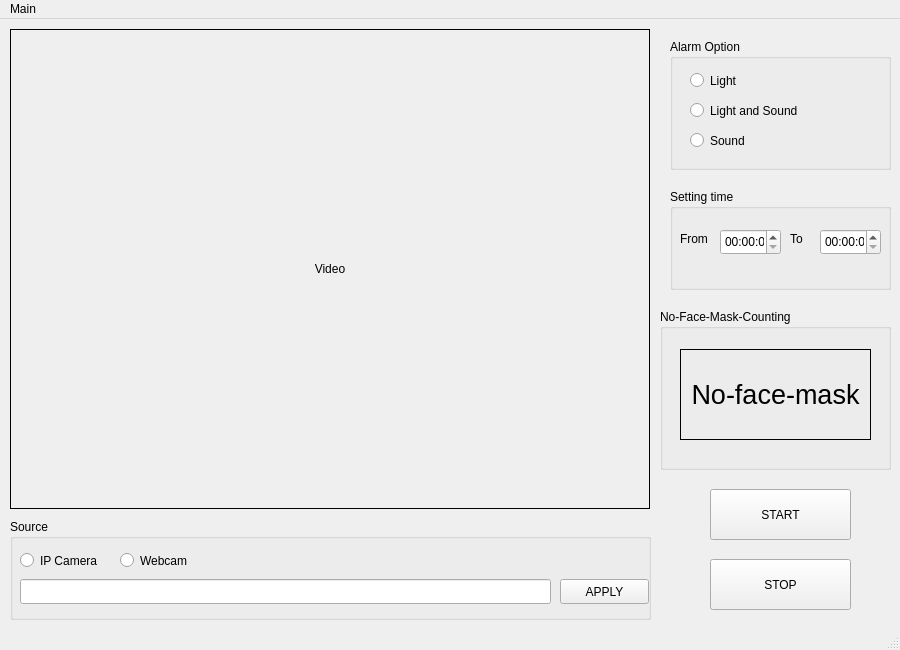
<?xml version="1.0" encoding="UTF-8"?>
<ui version="4.0">
 <class>MainWindow</class>
 <widget class="QMainWindow" name="MainWindow">
  <property name="geometry">
   <rect>
    <x>0</x>
    <y>0</y>
    <width>900</width>
    <height>650</height>
   </rect>
  </property>
  <property name="windowTitle">
   <string>MainWindow</string>
  </property>
  <widget class="QWidget" name="centralwidget">
   <widget class="QPushButton" name="startbutton">
    <property name="geometry">
     <rect>
      <x>710</x>
      <y>470</y>
      <width>141</width>
      <height>51</height>
     </rect>
    </property>
    <property name="text">
     <string>START</string>
    </property>
   </widget>
   <widget class="QPushButton" name="stopbutton">
    <property name="geometry">
     <rect>
      <x>710</x>
      <y>540</y>
      <width>141</width>
      <height>51</height>
     </rect>
    </property>
    <property name="text">
     <string>STOP</string>
    </property>
   </widget>
   <widget class="QLabel" name="label">
    <property name="geometry">
     <rect>
      <x>10</x>
      <y>10</y>
      <width>640</width>
      <height>480</height>
     </rect>
    </property>
    <property name="layoutDirection">
     <enum>Qt::LeftToRight</enum>
    </property>
    <property name="frameShape">
     <enum>QFrame::Box</enum>
    </property>
    <property name="text">
     <string>Video</string>
    </property>
    <property name="alignment">
     <set>Qt::AlignCenter</set>
    </property>
   </widget>
   <widget class="QGroupBox" name="groupBox">
    <property name="geometry">
     <rect>
      <x>670</x>
      <y>20</y>
      <width>221</width>
      <height>131</height>
     </rect>
    </property>
    <property name="title">
     <string>Alarm Option</string>
    </property>
    <widget class="QRadioButton" name="radioButton">
     <property name="geometry">
      <rect>
       <x>20</x>
       <y>30</y>
       <width>112</width>
       <height>23</height>
      </rect>
     </property>
     <property name="text">
      <string>Light</string>
     </property>
    </widget>
    <widget class="QRadioButton" name="radioButton_2">
     <property name="geometry">
      <rect>
       <x>20</x>
       <y>90</y>
       <width>112</width>
       <height>23</height>
      </rect>
     </property>
     <property name="text">
      <string>Sound</string>
     </property>
    </widget>
    <widget class="QRadioButton" name="radioButton_3">
     <property name="geometry">
      <rect>
       <x>20</x>
       <y>60</y>
       <width>151</width>
       <height>23</height>
      </rect>
     </property>
     <property name="text">
      <string>Light and Sound</string>
     </property>
    </widget>
   </widget>
   <widget class="QGroupBox" name="groupBox_2">
    <property name="geometry">
     <rect>
      <x>10</x>
      <y>500</y>
      <width>641</width>
      <height>101</height>
     </rect>
    </property>
    <property name="title">
     <string>Source</string>
    </property>
    <widget class="QRadioButton" name="radioButton_4">
     <property name="geometry">
      <rect>
       <x>10</x>
       <y>30</y>
       <width>112</width>
       <height>23</height>
      </rect>
     </property>
     <property name="text">
      <string>IP Camera</string>
     </property>
    </widget>
    <widget class="QRadioButton" name="radioButton_5">
     <property name="geometry">
      <rect>
       <x>110</x>
       <y>30</y>
       <width>112</width>
       <height>23</height>
      </rect>
     </property>
     <property name="text">
      <string>Webcam</string>
     </property>
    </widget>
    <widget class="QLineEdit" name="input1">
     <property name="geometry">
      <rect>
       <x>10</x>
       <y>60</y>
       <width>531</width>
       <height>25</height>
      </rect>
     </property>
    </widget>
    <widget class="QPushButton" name="startbutton_2">
     <property name="geometry">
      <rect>
       <x>550</x>
       <y>60</y>
       <width>89</width>
       <height>25</height>
      </rect>
     </property>
     <property name="text">
      <string>APPLY</string>
     </property>
    </widget>
   </widget>
   <widget class="QGroupBox" name="groupBox_3">
    <property name="geometry">
     <rect>
      <x>670</x>
      <y>170</y>
      <width>221</width>
      <height>101</height>
     </rect>
    </property>
    <property name="title">
     <string>Setting time</string>
    </property>
    <widget class="QTimeEdit" name="timeEdit_2">
     <property name="geometry">
      <rect>
       <x>150</x>
       <y>40</y>
       <width>61</width>
       <height>26</height>
      </rect>
     </property>
    </widget>
    <widget class="QTimeEdit" name="timeEdit">
     <property name="geometry">
      <rect>
       <x>50</x>
       <y>40</y>
       <width>61</width>
       <height>26</height>
      </rect>
     </property>
    </widget>
    <widget class="QLabel" name="status_start_button_3">
     <property name="geometry">
      <rect>
       <x>120</x>
       <y>40</y>
       <width>41</width>
       <height>20</height>
      </rect>
     </property>
     <property name="text">
      <string>To</string>
     </property>
    </widget>
    <widget class="QLabel" name="status_start_button_2">
     <property name="geometry">
      <rect>
       <x>10</x>
       <y>40</y>
       <width>41</width>
       <height>20</height>
      </rect>
     </property>
     <property name="text">
      <string>From</string>
     </property>
    </widget>
   </widget>
   <widget class="QGroupBox" name="groupBox_4">
    <property name="geometry">
     <rect>
      <x>660</x>
      <y>290</y>
      <width>231</width>
      <height>161</height>
     </rect>
    </property>
    <property name="title">
     <string>No-Face-Mask-Counting</string>
    </property>
    <widget class="QLabel" name="label_2">
     <property name="geometry">
      <rect>
       <x>20</x>
       <y>40</y>
       <width>191</width>
       <height>91</height>
      </rect>
     </property>
     <property name="font">
      <font>
       <pointsize>20</pointsize>
      </font>
     </property>
     <property name="frameShape">
      <enum>QFrame::Panel</enum>
     </property>
     <property name="text">
      <string>No-face-mask</string>
     </property>
     <property name="alignment">
      <set>Qt::AlignCenter</set>
     </property>
    </widget>
   </widget>
  </widget>
  <widget class="QMenuBar" name="menubar">
   <property name="geometry">
    <rect>
     <x>0</x>
     <y>0</y>
     <width>900</width>
     <height>22</height>
    </rect>
   </property>
   <widget class="QMenu" name="menuMain">
    <property name="title">
     <string>Main</string>
    </property>
    <addaction name="actionExport_Data"/>
   </widget>
   <addaction name="menuMain"/>
  </widget>
  <widget class="QStatusBar" name="statusbar"/>
  <action name="actionCamera">
   <property name="text">
    <string>Camera</string>
   </property>
  </action>
  <action name="actionWebcam">
   <property name="text">
    <string>Webcam</string>
   </property>
  </action>
  <action name="actionExport_data">
   <property name="text">
    <string>Export data</string>
   </property>
  </action>
  <action name="actionLight">
   <property name="text">
    <string>Light</string>
   </property>
  </action>
  <action name="actionSound">
   <property name="text">
    <string>Sound</string>
   </property>
  </action>
  <action name="actionExport_Data">
   <property name="text">
    <string>Export Data</string>
   </property>
  </action>
 </widget>
 <resources/>
 <connections/>
</ui>
